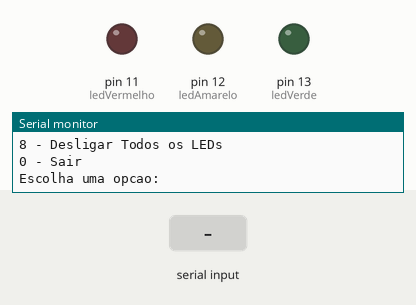
Recording of a sketch running on a simulated Arduino Uno, built with avr-gcc and run on an emulated ATmega328P. Parts: output pins drawn as LEDs (lit = HIGH), the last lines printed to the serial monitor. The inputs (shaded band) are chosen by the test bench.

Above: at 1.2 s.
1.3 s: "1\n" received over Serial
At 1.7 s:
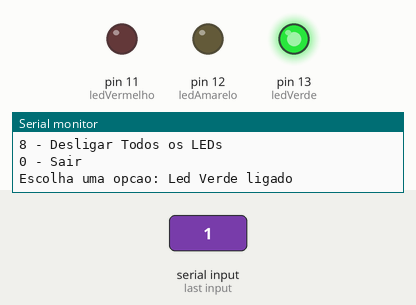
2.8 s: "3\n" received over Serial
At 4.0 s:
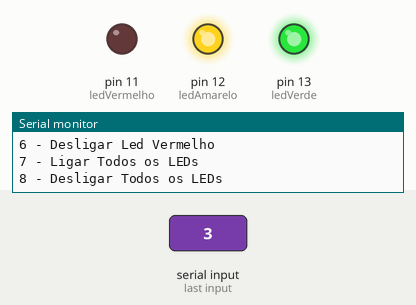
4.3 s: "2\n" received over Serial
At 5.2 s:
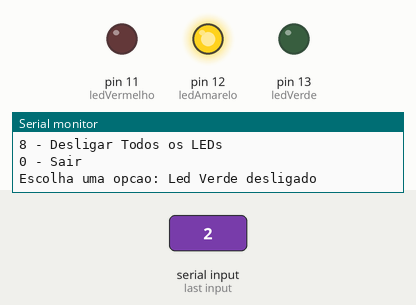
5.8 s: "5\n" received over Serial
At 6.3 s:
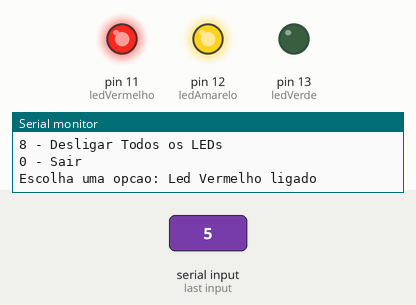
7.3 s: "4\n" received over Serial
At 8.5 s:
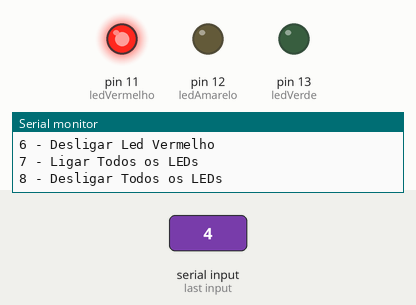
8.8 s: "1\n" received over Serial
At 9.8 s:
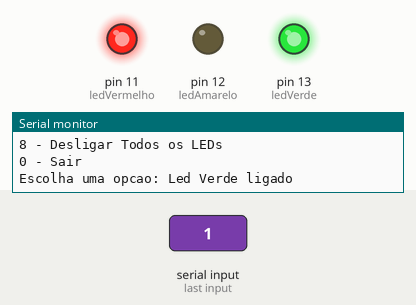
Timing chart, 0 to 11.3 s (numbered marks = the images above; inputs shaded):
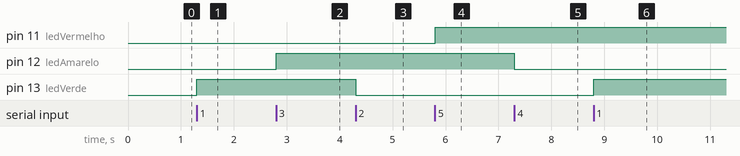

Measured:
- after the input at 1.3 s, pin 13 (ledVerde): LOW → HIGH at once
- after the input at 2.8 s, pin 12 (ledAmarelo): LOW → HIGH at once
- after the input at 4.3 s, pin 13 (ledVerde): HIGH → LOW at once
- after the input at 5.8 s, pin 11 (ledVermelho): LOW → HIGH at once
- after the input at 7.3 s, pin 12 (ledAmarelo): HIGH → LOW at once
- after the input at 8.8 s, pin 13 (ledVerde): LOW → HIGH at once

The sketch:

acende_led_com_menu1.ino
```cpp
int ledVerde = 13;
int ledAmarelo = 12;
int ledVermelho = 11;

int opcao = -1;

void setup() {

  pinMode(ledVerde, OUTPUT);
  pinMode(ledAmarelo, OUTPUT);
  pinMode(ledVermelho, OUTPUT);

  Serial.begin(9600);
  Serial.println("Sistema iniciado.");

}

void loop() {

  do {
    mostrarMenu();

    while (!Serial.available()) {
    }

    opcao = Serial.parseInt();

    switch (opcao) {

      case 1:
        digitalWrite(ledVerde, HIGH);
        Serial.println("Led Verde ligado");
        break;
      case 2:
        digitalWrite(ledVerde, LOW);
        Serial.println("Led Verde desligado");
        break;
      case 3:
        digitalWrite(ledAmarelo, HIGH);
        Serial.println("Led Amarelo ligado");
        break;
      case 4:
        digitalWrite(ledAmarelo, LOW);
        Serial.println("Led Amarelo desligado");
        break;
      case 5:
        digitalWrite(ledVermelho, HIGH);
        Serial.println("Led Vermelho ligado");
        break;
      case 6:
        digitalWrite(ledVermelho, LOW);
        Serial.println("Led Vermelho desligado");
        break;
      case 7:
        digitalWrite(ledVerde, HIGH);
        digitalWrite(ledAmarelo, HIGH);
        digitalWrite(ledVermelho, HIGH);
        Serial.println("Todos os LEDs ligados");
        break;
      case 8:
        digitalWrite(ledVerde, LOW);
        digitalWrite(ledAmarelo, LOW);
        digitalWrite(ledVermelho, LOW);
        Serial.println("Todos os LEDs desligados");
        break;
      case 0:
        Serial.println("Saindo do menu...");
        break;
      default:
        Serial.println("Opcao invalida. Tente novamente.");

    }

    delay(1000);
  } while (opcao != 0);
}

void mostrarMenu() {

  Serial.println("\n -- MENU --");
  Serial.println("1 - Ligar Led Verde");
  Serial.println("2 - Desligar Led Verde");
  Serial.println("3 - Ligar Led Amarelo");
  Serial.println("4 - Desligar Led Amarelo");
  Serial.println("5 - Ligar Led Vermelho");
  Serial.println("6 - Desligar Led Vermelho");
  Serial.println("7 - Ligar Todos os LEDs");
  Serial.println("8 - Desligar Todos os LEDs");
  Serial.println("0 - Sair");
  Serial.print("Escolha uma opcao: ");

}
```
